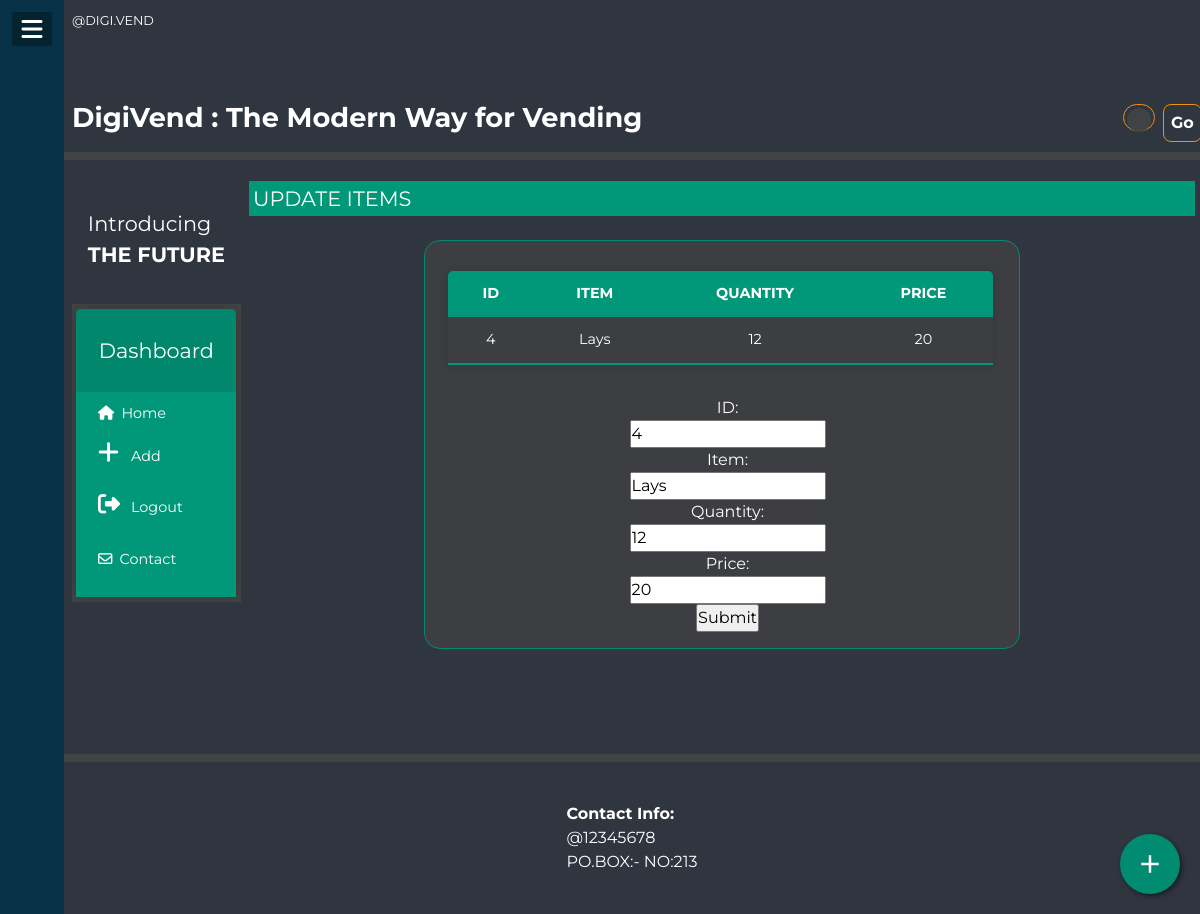
Page /update/27 on the committed database.
### chart/models.py (models this page shows, shortened)
class chart(models.Model):
    tagid=models.IntegerField(null=True)
    item=models.TextField(max_length=50)
    quantity=models.IntegerField(null=True)
    price=models.IntegerField(null=True)

### chart/views.py (the view, shortened to what this page needs)
# urls.py: path('update/<int:chart_id>',views.update,name="update"),
def update(request,chart_id):
    d=get_object_or_404(chart,pk=chart_id)
    return render(request,'update.html',{'update':d})

### template/update.html (shortened to what this page needs)
{% extends 'base.html' %}
{% block content %}
<form method="POST" action="{% url 'update' update.id %}" enctype="multipart/form-data">
<div class="middle-right">
                        <div class="paratop"><p>UPDATE ITEMS</p></div>
                        <div class="paramid">
                            <div class="card4">
                                <table class="content-table table-sortable1">
                                    <table class="content-table table-sortable">
                                                <thead>
                                                    <tr>
                                                    <th>ID</th>
                                                    <th>ITEM</th>
                                                    <th>QUANTITY</th>
                                                    <th>PRICE</th>
                                                    </tr>
                                                </thead>
                                                <tbody>
                                                    <tr>
                                                    <td>{{update.tagid}}</td>
                                                    <td>
                                                    {{update.item}}
                                                    </td>
                                                    <td>{{update.quantity}}</td>
                                                    <td>{{update.price}}</td>
                                                    </tr>
                                                </tbody>
                                    </table>
                                <br/>
                                 ID:
                                <br/>
                                <input type ="number" name="tagid" value="{{update.tagid}}" />
                                <br/>
                                 Item:
                                <br/>
                                <input type ="text" name="item" value="{{update.item}}"/>
                                <br/>
                                Quantity:
                                <br/>
                                <input type ="number" name="quantity" value="{{update.quantity}}" />
                                <br/>
                                Price:
                                <br/>
                                <input type ="number" name="price" value="{{update.price}}"/>
                                <br/>
                                <input type="submit" name="submit" />
                            </div>
                        </div>
                        </div>
</div>
{% endblock content %}

### vend/static/css/main.css (style rules this page uses)
* { padding: 0; margin: 0; list-style: none; text-decoration: none; }
body { font-family: 'Montserrat', sans-serif; margin:0; padding: 0; background-color:#2f3640; display: grid; grid-template-columns: 4em auto; grid-gap:0em; }
.middle-right { border:none; background: #2f3640; margin: 0; padding: 0.3em ; display: grid; grid-template-rows: 3em auto 2em; grid-gap: 0.2em; }
.paramid { margin: 0em; padding:.5em 0 .5em 0; display: grid; grid-gap:.5em; grid-template-columns: repeat(6,1fr); grid-template-columns: repeat(6,1fr); grid-auto-columns:minmax(5em,auto); grid-auto-rows:minmax(5em,auto); background-color: #2f3640; }
.paramid>div { border: #018b70 1px solid; margin: 1em; border-radius: 1em; background-color: #414142c0; }
.card4 { padding: 1em .3em 1em 1em; grid-column: 2/6; grid-row: 1/2; overflow: hidden; overflow-y:scroll; }
.paratop { margin:0; padding-top:1em; }
.paratop p { border: none; margin: 0; padding: 0.1em .2em; text-align: left; font-size: 1.3em; background-color: #009879; }
.content-table { border-collapse: collapse; margin: .5em; font-size: 0.9em; width:95%; border-radius: 5px 5px 0 0; overflow: hidden; box-shadow: 0 0 10px rgba(0, 0, 0, 0.15); }
.content-table thead tr { background-color: #009879; color: #ffffff; text-align: left; font-weight: bold; content: icon; }
.content-table th { justify-self: center; text-align: center; padding: 12px 15px; }
.content-table td { padding: 12px 15px; }
.content-table tbody tr { border-bottom: 1px solid #424446f1; }
.content-table tbody tr:last-of-type { border-bottom: 2px solid #009879; }

### rows in the picture
chart: tagid "4", item "Lays", quantity "12", price "20"
